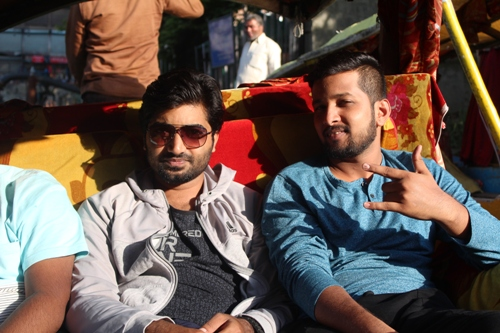
#> input picture images/img1.JPG, 500 x 333 px
$ python morphological.py --image ../images/img1.JPG
#> lines starting #> are read from the running program, lines starting #| are printed output that depends on the picture
import cv2
import numpy as np
import argparse


# construct the argument parser and parse the arguments
ap = argparse.ArgumentParser()
ap.add_argument("-i", "--image", required=True, help="Path to the image")
args = vars(ap.parse_args())


#load the image and convert in to grayscale

image=cv2.imread(args['image'])
#> image is the input picture: shape (333, 500, 3); mean B, G, R 78.5, 86.1, 102.3
gray=cv2.cvtColor(image,cv2.COLOR_BGR2GRAY)
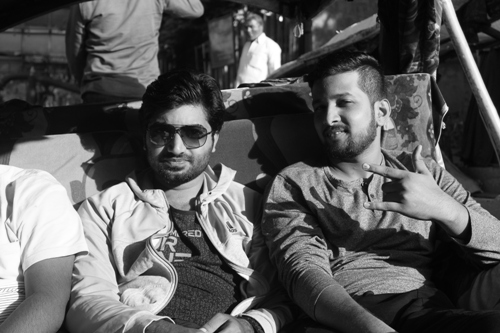
#> gray: shape (333, 500); min 1, max 255, mean 90.1

cv2.imshow('Gray_Image',image)


#apply a series of erosion

for i in range(0,3):
	eroded=cv2.erode(gray.copy(),None,iterations=i+1)
	cv2.imshow("ERoded{}times".format(i+1),eroded)
	cv2.waitKey(0)
#> this loop made 3 passes
#> pass 1, `eroded=cv2.erode(gray.copy(),None,iterations=i+1)`:
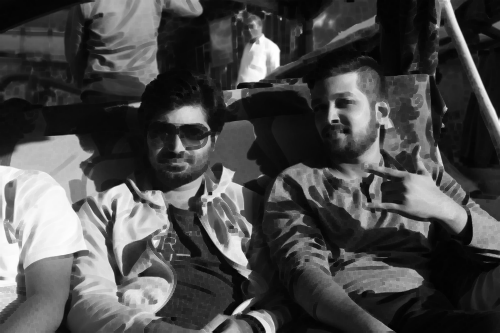
#> eroded: shape (333, 500); min 1, max 255, mean 74.6

cv2.destroyAllWindows()


#Apply series of dilation

for i in range(0,3):
	dilated=cv2.dilate(gray.copy(),None,iterations=i+1)
	cv2.imshow("Dilated {} times".format(i+1),dilated)
	cv2.waitKey(0)
#> this loop made 3 passes
#> pass 3, `dilated=cv2.dilate(gray.copy(),None,iterations=i+1)`:
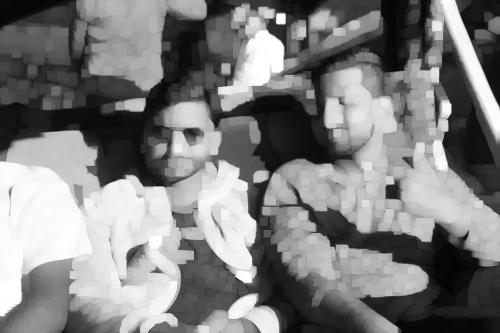
#> dilated: shape (333, 500); min 4, max 255, mean 126.5


cv2.destroyAllWindows()
cv2.imshow("original",image)
kernelsizes=[(3,3),(5,5),(7,7)]


#loop over the kernels and apply the "opening" in an image

for kernelsize in kernelsizes:
	kernel=cv2.getStructuringElement(cv2.MORPH_RECT,kernelsize)
	opening=cv2.morphologyEx(gray,cv2.MORPH_OPEN,kernel)
	cv2.imshow("opening: ({},{}".format(kernelsize[0],kernelsize[1]),opening)
	cv2.waitKey(0)
#> this loop made 3 passes
#> kernel on pass 1: [[1, 1, 1], [1, 1, 1], [1, 1, 1]]
#> pass 3, `opening=cv2.morphologyEx(gray,cv2.MORPH_OPEN,kernel)`:
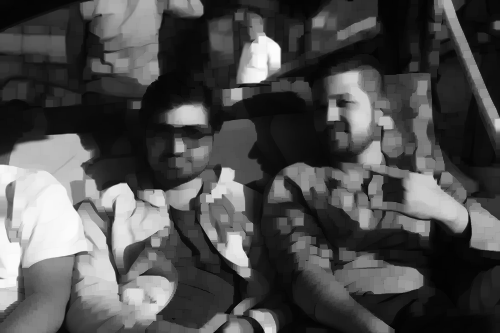
#> opening: shape (333, 500); min 1, max 252, mean 77.8

cv2.destroyAllWindows()
	#loop over the kernels and apply the "closing " in an image


for kernelsize in kernelsizes:
	kernel=cv2.getStructuringElement(cv2.MORPH_RECT,kernelsize)
	closing=cv2.morphologyEx(gray,cv2.MORPH_CLOSE,kernel)
	cv2.imshow("Closing :({},{}".format(kernelsize[0],kernelsize[1]),closing)
	cv2.waitKey(0)
#> this loop made 3 passes
#> pass 3, `closing=cv2.morphologyEx(gray,cv2.MORPH_CLOSE,kernel)`:
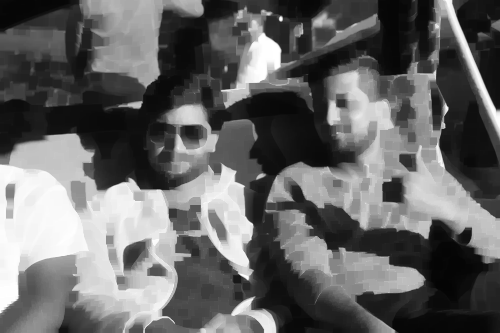
#> closing: shape (333, 500); min 4, max 255, mean 101.7

cv2.destroyAllWindows()


#Morphological Gradient
#A morphological gradient is the difference between the dilation and erosion.
# It is useful for determining the outline of a particular object of an image:

for kernelsize in kernelsizes:
	kernel=cv2.getStructuringElement(cv2.MORPH_RECT,kernelsize)
	gradient=cv2.morphologyEx(gray,cv2.MORPH_GRADIENT,kernel)
	cv2.imshow("Gradient:({},{})".format(kernelsize[0],kernelsize[1]),gradient)
	cv2.waitKey(0)
#> this loop made 3 passes
#> pass 1, `gradient=cv2.morphologyEx(gray,cv2.MORPH_GRADIENT,kernel)`:
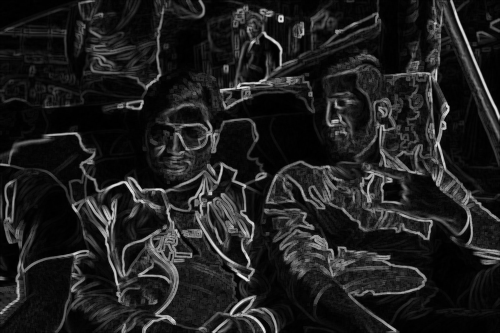
#> gradient: shape (333, 500); min 0, max 243, mean 31.2
#> pass 3, `gradient=cv2.morphologyEx(gray,cv2.MORPH_GRADIENT,kernel)`:
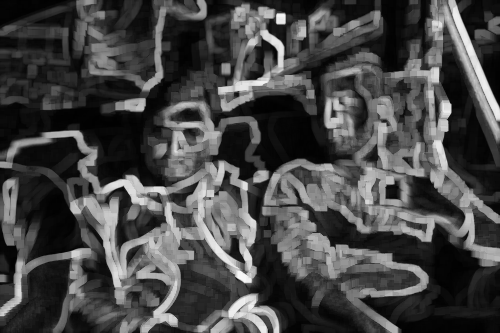
#> gradient: shape (333, 500); min 1, max 247, mean 70.6


cv2.getStructuringElement(cv2.MORPH_RECT,(6,5))

$ run again, on images/rooster.jpg
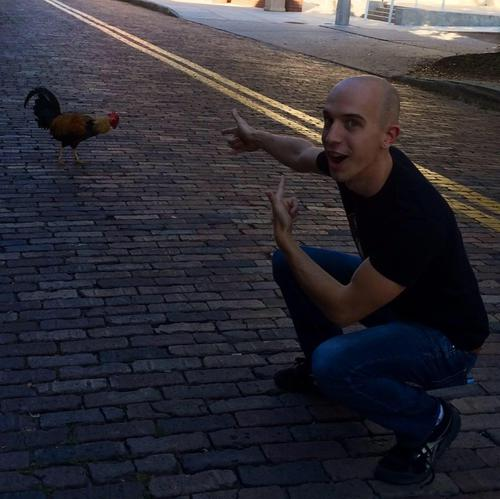
#> input picture images/rooster.jpg, 500 x 499 px
#> image is the input picture: shape (499, 500, 3); mean B, G, R 52.8, 45.3, 47.5
#> the loop `for kernelsize in kernelsizes:` made 3 passes
#> kernel on pass 1: [[1, 1, 1], [1, 1, 1], [1, 1, 1]]
#> pass 3, `opening=cv2.morphologyEx(gray,cv2.MORPH_OPEN,kernel)`:
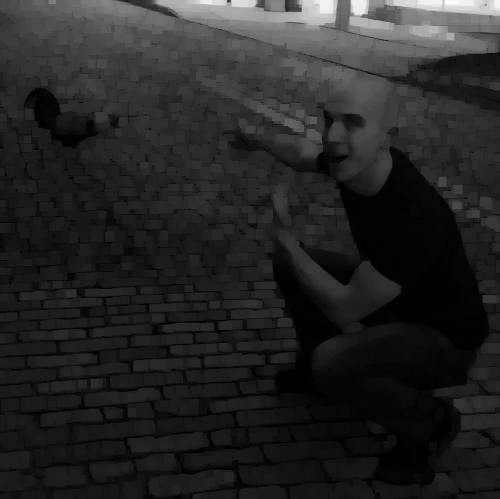
#> opening: shape (499, 500); min 0, max 249, mean 37.5
#> the loop `for kernelsize in kernelsizes:` made 3 passes
#> pass 3, `gradient=cv2.morphologyEx(gray,cv2.MORPH_GRADIENT,kernel)`:
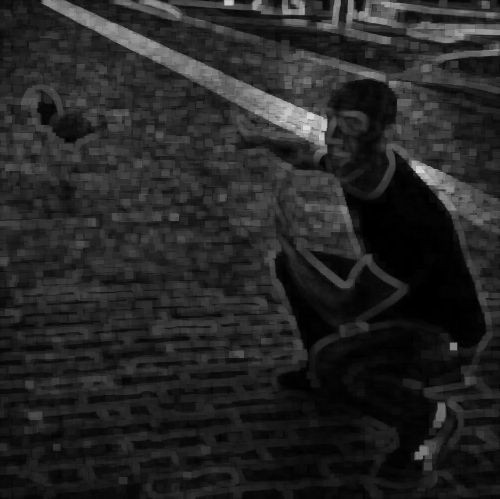
#> gradient: shape (499, 500); min 0, max 217, mean 37.6

$ run again, on images/beach.png
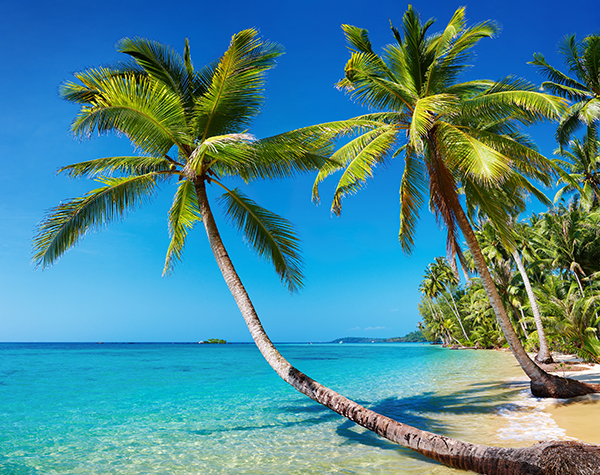
#> input picture images/beach.png, 600 x 475 px
#> image is the input picture: shape (475, 600, 3); mean B, G, R 148.4, 136.5, 73.3
#> the loop `for kernelsize in kernelsizes:` made 3 passes
#> kernel on pass 1: [[1, 1, 1], [1, 1, 1], [1, 1, 1]]
#> the loop `for kernelsize in kernelsizes:` made 3 passes
#> pass 3, `closing=cv2.morphologyEx(gray,cv2.MORPH_CLOSE,kernel)`:
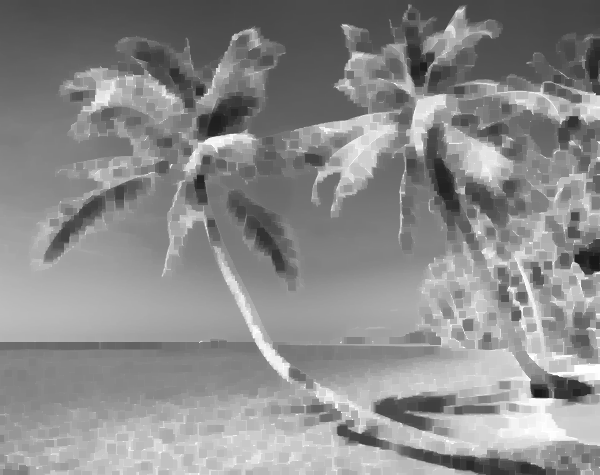
#> closing: shape (475, 600); min 24, max 255, mean 139
#> the loop `for kernelsize in kernelsizes:` made 3 passes
#> pass 3, `gradient=cv2.morphologyEx(gray,cv2.MORPH_GRADIENT,kernel)`:
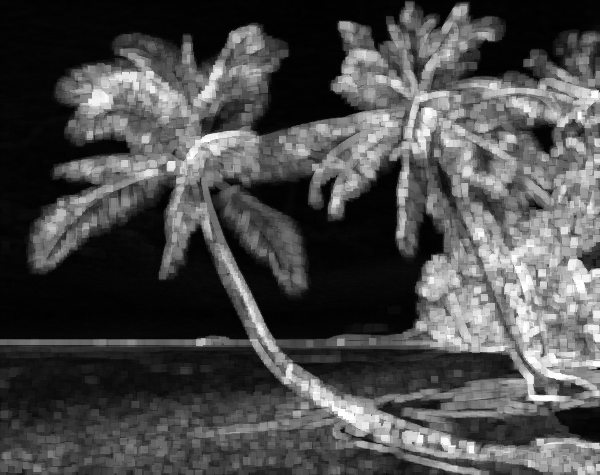
#> gradient: shape (475, 600); min 0, max 255, mean 75
